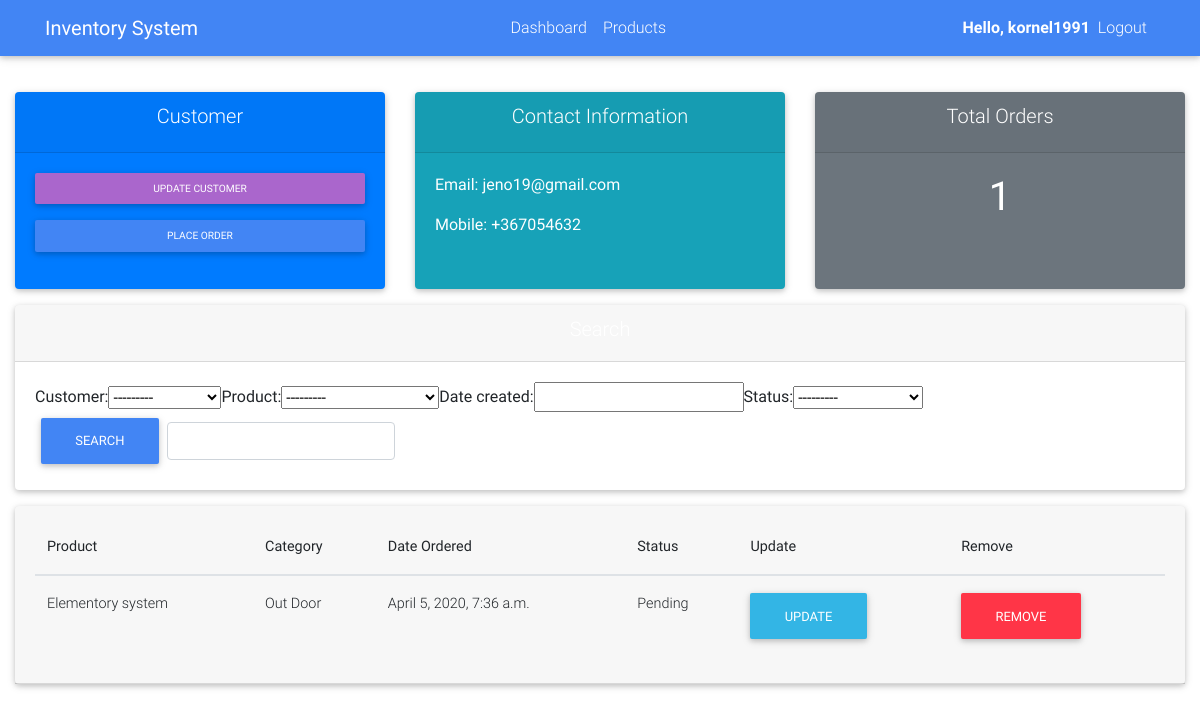
The app's page /customer/2/ (signed in) with its own data.
### inventory/models.py (models this page shows, shortened)
class Customer(models.Model):
    user = models.OneToOneField(User, null=True, on_delete=models.CASCADE)
    name = models.CharField(max_length=150, null=True)
    phone = models.CharField(max_length=150, null=True)
    email = models.CharField(max_length=150, null=True)
    profile_pic = models.ImageField(null=True, blank=True)
    date_created = models.DateTimeField(auto_now_add=True, null=True)
    def __str__(self):
        return self.name

class Order(models.Model):
    STATUS = (
        ('Pending', 'Pending'),
        ('Out for delivery', 'Out for delivery'),
        ('Delivered', 'Delivered')
    )
    customer = models.ForeignKey(Customer, null=True, on_delete=models.SET_NULL)
    product = models.ForeignKey(Product, null=True, on_delete=models.SET_NULL)
    date_created = models.DateTimeField(auto_now_add=True, null=True)
    status = models.CharField(max_length=200, null=True, choices=STATUS)

class Product(models.Model):
    CATEGORY = (
        ('Indoor', 'Indoor'),
        ('Out Door', 'Out Door'),
    )
    name = models.CharField(max_length=50)
    category = models.CharField(max_length=50, choices=CATEGORY)
    description = models.CharField(max_length=100)
    date_created = models.DateTimeField(auto_now_add=True, null=True)
    price = models.FloatField(null=True)
    def __str__(self):
        return self.name

### inventory/decorators.py (the view)
        def wrapper_func(request, *args, **kwargs):
            group = None
            if request.user.groups.exists():
                group = request.user.groups.all()[0].name
            if group in allowed_roles:
                return view_func(request, *args, **kwargs)
            else:
                return HttpResponse("Youre are not authorized to view this page ")

### inventory/views.py (called while the page is built)
@login_required(login_url='login')
@allowed_users(allowed_roles=['admin'])
def customer(request, pk_test):
    customer = Customer.objects.get(id=pk_test)
    orders = customer.order_set.all()
    myfilter = OrderFilter(request.GET, queryset=orders)
    orders = myfilter.qs
    order_count = orders.count()
    context = {'customer': customer, 'orders': orders, 'order_count': order_count, 'myfilter': myfilter}
    return render(request, 'customer.html', context)

### inventory/templates/customer.html
    {% extends 'layout.html' %}
    {% block content %}
    <br>
    <div class="row">
        <div class="col">
            <div class="card mb-3 h-100" id="orders-total">
                <div class="card-header text-center text-white">
                    <h5 class="card-title">Customer</h5>
                </div>
                <div class="card-body">
                    <a href="" class="btn mb-3 btn-secondary btn-sm btn-block">Update Customer</a>
                    <a href="{% url 'create_order' customer.id %}" class="btn btn-primary btn-sm btn-block">Place Order</a>
                </div>
            </div>
        </div>
        <div class="col">
            <div class="card mb-3 h-100" id="orders-delivered">
                <div class="card-header text-center text-white">
                    <h5 class="card-title">Contact Information</h5>
                </div>
                <div class="card-body">
                    <form action="get">
                        <div class="form-group">
                            <p class="text-white">Email: {{ customer.email }}</p>
                            <p class="text-white">Mobile: {{ customer.phone }}</p>
                        </div>
                    </form>
                </div>
            </div>
        </div>
        <div class="col">
            <div class="card mb-3 h-100" id="total-orders">
                <div class="card-header text-center text-white">
                    <h5 class="card-title">Total Orders</h5>
                </div>
                <div class="card-body">
                    <h1 class="text-center text-white">{{ order_count }}</h1>
                </div>
            </div>
        </div>
    </div>
    <div class="row">
        <div class="col">
            <div class="card mb-3 mt-3" id="search">
                <div class="card-header text-center text-white">
                    <h5>Search</h5>
                </div>
                <div class="card-body">
                    <form class="form-inline" action="get">
                        {{myfilter.form}}
                        <div class="form-group">
                            <button class="btn btn-primary mr-2">Search</button>
                            <input type="text" class="form-control " id="search" name="search">
                        </div>
                    </form>
                </div>
            </div>
        </div>
    </div>
    <div class="row">
        <div class="col">
            <div class="card mb-3" id="">
                <div class="card-header text-white">
                    <div class="table-responsive">
                        <table class="table ">
                          <thead>
                            <tr>
                              <th scope="col">Product</th>
                              <th scope="col">Category</th>
                                <th scope="col">Date Ordered</th>
                                <th scope="col">Status</th>
                                <th scope="col">Update</th>
                                <th scope="col">Remove</th>
                            </tr>
                          </thead>
                            {%  for order in orders %}
                            <tr>
                                <td>{{ order.product }}</td>
                                <td>{{ order.product.category }}</td>
                                <td>{{ order.date_created }}</td>
                                <td>{{ order.status }}</td>
                                <td><a class="btn btn-info" href="{% url 'update_order' order.id %}">Update</a></td>
                                <td><a class="btn btn-danger" href="{% url 'delete_order' order.id %}">Remove</a></td>
                            </tr>
                            {% endfor %}
                        </table>
                    </div>
                </div>
            </div>
        </div>
    </div>
    {% endblock %}

### inventory/templates/navbar.html (shortened to what this page needs)
<nav class="navbar navbar-expand-lg navbar-dark bg-primary">
    <div class="container">
      <a class="navbar-brand waves-effect" href="/">
        <strong class="white-text">Inventory System</strong>
      </a>
      <div class="collapse navbar-collapse" id="navbarSupportedContent">
        <ul class="navbar-nav ml-auto">
         {% if request.user.is_authenticated %}
          <li class="nav-item">
          <a class="nav-link" href="{% url 'home' %}">Dashboard</a>
          </li>
          <li class="nav-item">
            <a class="nav-link" href="{% url 'products' %}">Products</a>
          </li>
        </ul>
        <ul class="navbar-nav ml-auto">
          <li class="nav-item d-flex align-items-center">
            <span class="clearfix text-white hello-msg">Hello, {{request.user}}</span>
          </li>
          <li class="nav-item">
            <a class="nav-link waves-effect" href="{% url 'logout' %}">
              <span class="clearfix d-none d-sm-inline-block"> Logout </span>
            </a>
          </li>
        </ul>
          {% endif %}
      </div>
    </div>
  </nav>

### inventory/static/css/layout.css (style rules this page uses)
#orders-total { background-color: #007bff; }
#orders-delivered { background-color: #17a2b8; }
span.hello-msg { font-weight: bold; }
#total-orders { background-color: #6c757d; }

### inventory/templates/layout.html (style rules this page uses)
html, body, header, .carousel { height: 60vh; }

### records on screen
Customer: email "jeno19@gmail.com", phone "+367054632"
Order: product "Elementory system", product.category "Out Door", date_created "April 5, 2020, 7:36 a.m.", status "Pending"

### other values on screen
{{ request.user }} "kornel1991"
{{ order_count }} "1"
